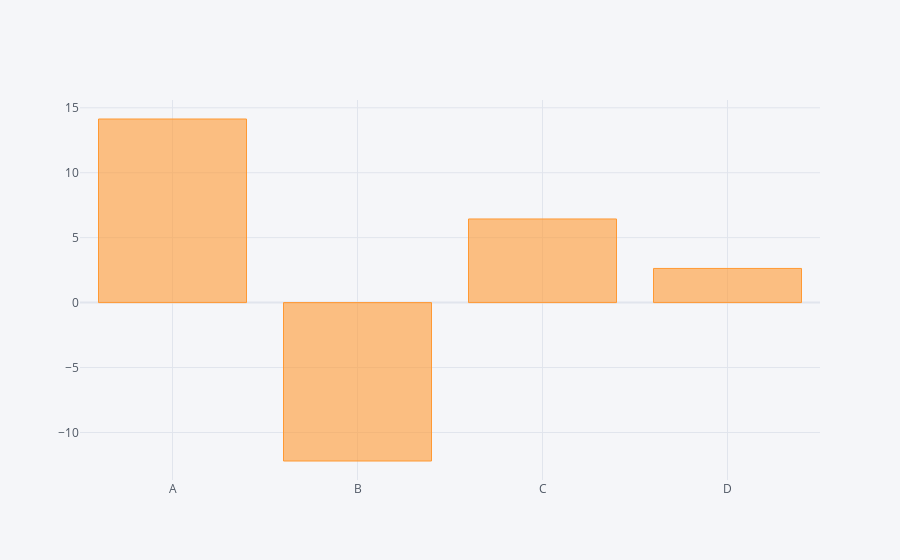

Here is the notebook cell this chart was saved with:
### Markdown cell above
**Gráficos de Barras**

### Code cell
df.sum().iplot(kind='bar')

### Figure 1 — Plotly figure (JSON) as saved in the notebook; plotly's stock layout.template omitted (floating-point values rounded to 4 significant figures)
{"data": [{"marker": {"color": "rgba(255, 153, 51, 0.6)", "line": {"color": "rgba(255, 153, 51, 1.0)", "width": 1}}, "name": "None", "orientation": "v", "text": "", "type": "bar", "x": ["A", "B", "C", "D"], "y": [14.14, -12.2, 6.439, 2.629]}], "layout": {"legend": {"bgcolor": "#F5F6F9", "font": {"color": "#4D5663"}}, "paper_bgcolor": "#F5F6F9", "plot_bgcolor": "#F5F6F9", "title": {"font": {"color": "#4D5663"}}, "xaxis": {"gridcolor": "#E1E5ED", "showgrid": true, "tickfont": {"color": "#4D5663"}, "title": {"font": {"color": "#4D5663"}, "text": ""}, "zerolinecolor": "#E1E5ED"}, "yaxis": {"gridcolor": "#E1E5ED", "showgrid": true, "tickfont": {"color": "#4D5663"}, "title": {"font": {"color": "#4D5663"}, "text": ""}, "zerolinecolor": "#E1E5ED"}}}
